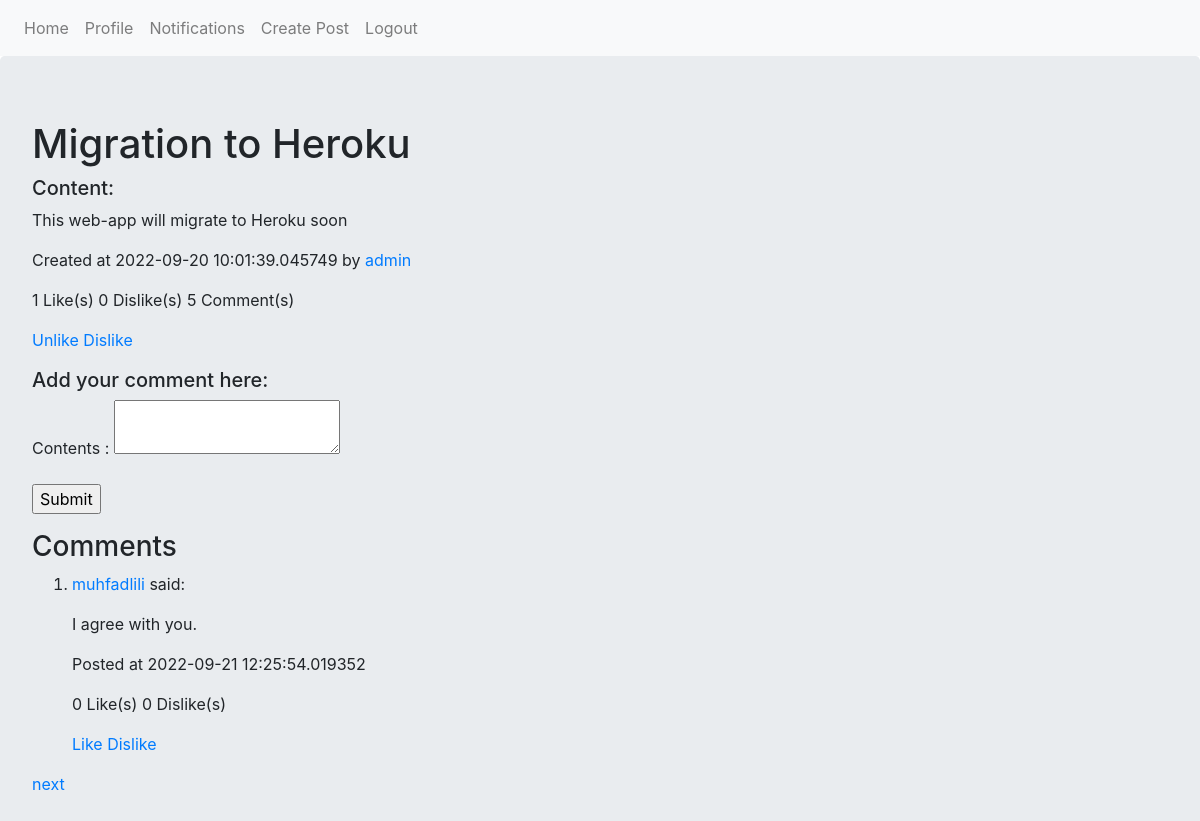
The page /post/view/3 (signed in) on the database its author committed.
### myproject/models.py (models this page shows, shortened)
class Post(db.Model):
    id = db.Column(db.Integer, primary_key=True)
    title = db.Column(db.String(120))
    body = db.Column(db.String(240))
    timestamp = db.Column(db.DateTime, index=True, default=datetime.utcnow)
    user_id = db.Column(db.Integer, db.ForeignKey('user.id'))
    comments_list = db.relationship("Comment", backref='main_post', lazy='dynamic')

class User(UserMixin, db.Model):
    id = db.Column(db.Integer, primary_key=True)
    username = db.Column(db.String(64), index=True, unique=True)
    email = db.Column(db.String(120), index=True, unique=True)
    password_hash = db.Column(db.String(128))
    about = db.Column(db.String(120), default='Blank')
    photo = db.Column(db.String(64), nullable=False, default='default.jpg')
    last_seen = db.Column(db.DateTime, index=True)
    posts = db.relationship("Post", backref='author', lazy='dynamic')
    followed = db.relationship("User",
                               secondary=followers,
                               primaryjoin = (followers.c.follower_id==id),
                               secondaryjoin = (followers.c.followed_id==id),
                               backref = db.backref("follower", lazy="dynamic"),
                               lazy= "dynamic",
                               )
    likes = db.relationship("Post", secondary=like_post, backref="likers", lazy="dynamic",)
    dislikes = db.relationship("Post", secondary=dislike_post, backref="dislikers", lazy="dynamic",)
    comments = db.relationship("Comment", backref='commentator', lazy='dynamic')
    comment_likes = db.relationship("Comment", secondary=like_comment, backref="likers", lazy="dynamic",)
    comment_dislikes = db.relationship("Comment", secondary=dislike_comment, backref="dislikers", lazy="dynamic",)
    def is_like(self, any_post):
        return any_post in self.likes
    def is_dislike(self, any_post):
        return any_post in self.dislikes
    def is_like_comment(self, any_comment):
        return any_comment in self.comment_likes
    def is_dislike_comment(self, any_comment):
        return any_comment in self.comment_dislikes

class Comment(db.Model):
    id = db.Column(db.Integer, primary_key=True)
    body = db.Column(db.String())
    user_id = db.Column(db.Integer, db.ForeignKey('user.id'))
    post_id = db.Column(db.Integer, db.ForeignKey('post.id'))
    timestamp = db.Column(db.DateTime, index=True, default=datetime.utcnow)

### myproject/posts/views.py (the view, shortened to what this page needs)
@posts.route('/view/<int:post_id>', methods=['GET', 'POST'])
def view(post_id):
    post = Post.query.filter_by(id=post_id).first()
    user = User.query.filter_by(id=post.user_id).first()
    page = request.args.get('page', 1, type=int)
    comments = Comment.query.filter_by(post_id=post_id).paginate(page, 1, False)
    next_url = url_for('posts.view', post_id=post_id,page=comments.next_num) if comments.has_next else None
    prev_url = url_for('posts.view', post_id=post_id,page=comments.prev_num) if comments.has_prev else None
    count_likes = len(list(post.likers))
    count_dislikes = len(list(post.dislikers))
    count_comments = len(list(post.comments_list))
    form = AddComment()
    return render_template("view_post.html", post=post, user=user, form=form, comments=comments, all_user=User.query,
                            num_likes=count_likes, num_dislikes=count_dislikes, num_comments=count_comments, list=list, len=len,
                            next_url=next_url, prev_url=prev_url)

### myproject/posts/forms.py
class AddComment(FlaskForm):
    body = TextAreaField('Contents', validators=[DataRequired()])
    submit = SubmitField('Submit')

### myproject/models.py (called while the page is built)
@login.user_loader
def load_user(id):
    return User.query.get(int(id))

### myproject/templates/view_post.html (shortened to what this page needs)
{% extends "base.html" %}
{% block content %}
<h1>{{post.title}}</h1>
<h5>Content: </h5>
<p>{{post.body}}</p>
<p>Created at {{post.timestamp}} by <a href="{{url_for('users.profile', id=user.id)}}">{{user.username}}</a></p>
<p>{{num_likes}} Like(s) {{num_dislikes}} Dislike(s) {{num_comments}} Comment(s)</p>
{% if current_user.is_authenticated and user != current_user%}
<p>
{% if not current_user.is_like(post) %}
<a href="{{url_for('posts.like', id=post.id)}}">Like</a>
{% else %}
<a href="{{url_for('posts.unlike', id=post.id)}}">Unlike</a>
{% endif %}
{% if not current_user.is_dislike(post) %}
<a href="{{url_for('posts.dislike', id=post.id)}}">Dislike</a>
{% else %}
<a href="{{url_for('posts.undislike', id=post.id)}}">Undislike</a>
{% endif %}
</p>
{% endif %}
{% if current_user.is_authenticated %}
<h5>Add your comment here:</h5>
<form method="POST">
    <p>{{ form.body.label }} : {{ form.body() }}</p>
    <p>{{ form.submit() }}</p>
</form>
{%endif%}
<h3>Comments</h3>
<ol>
{% for comment in comments.items %}
<li>
<p><a href="{{url_for('users.profile', id=all_user.get(comment.user_id).id)}}">{{all_user.get(comment.user_id).username}}</a> said: </p>
<p>{{comment.body}}</p>
<p>Posted at {{comment.timestamp}}</p>
<p>{{len(list(comment.likers))}} Like(s) {{len(list(comment.dislikers))}} Dislike(s)</p>
{% if not current_user.is_like_comment(comment) %}
<a href="{{url_for('posts.like_comment', id=comment.id)}}">Like</a>
{% else %}
<a href="{{url_for('posts.unlike_comment', id=comment.id)}}">Unlike</a>
{% endif %}
{% if not current_user.is_dislike_comment(comment) %}
<a href="{{url_for('posts.dislike_comment', id=comment.id)}}">Dislike</a>
{% else %}
<a href="{{url_for('posts.undislike_comment', id=comment.id)}}">Undislike</a>
{% endif %}
</li>
{% endfor %}
</ol>
  {% if next_url%}
  <a href="{{next_url}}">next</a>
  {% endif %}
{% endblock %}

### rows shown on the page
Post: title "Migration to Heroku", body "This web-app will migrate to Heroku soon", timestamp "2022-09-20 10:01:39.045749"
User: username "admin"
Comment: body "I agree with you.", timestamp "2022-09-21 12:25:54.019352", likers "0", dislikers "0"
User: get "muhfadlili"

### other values the page prints
{{ num_likes }} "1"
{{ num_dislikes }} "0"
{{ num_comments }} "5"
